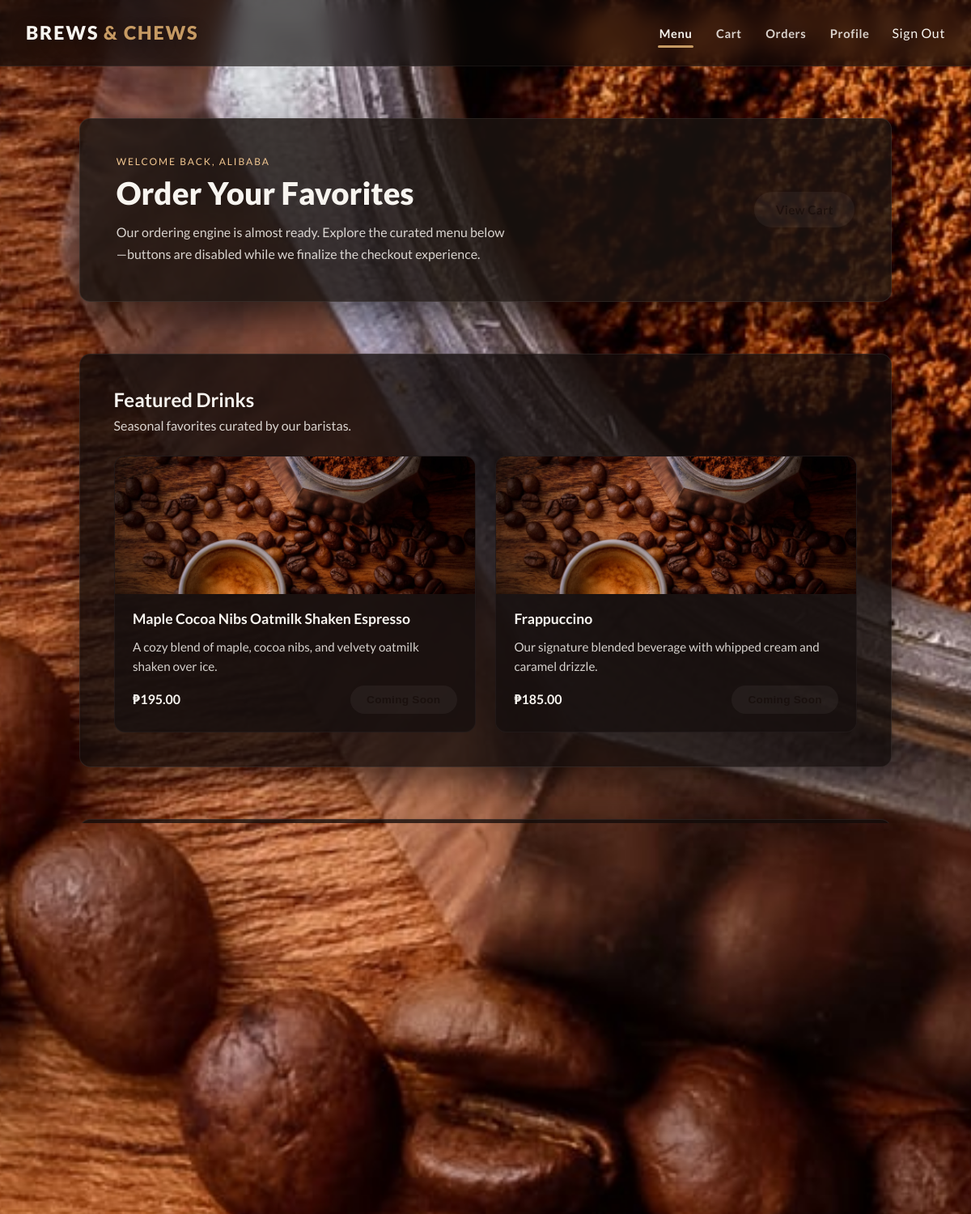
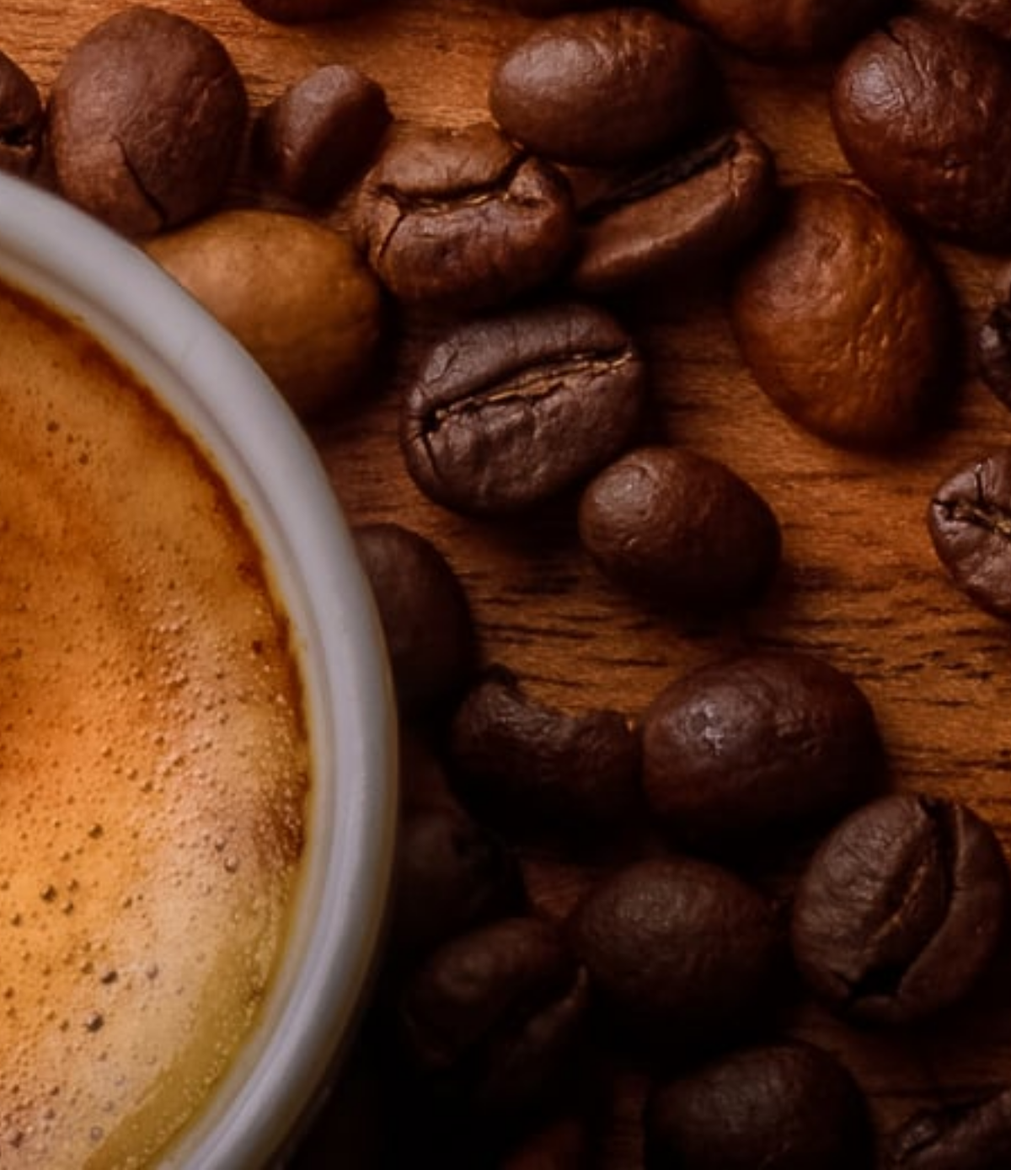
Page /menu/ (signed in) on the committed database (2 pictures, top to bottom).
### accounts/models.py (models this page shows, shortened)
class User(AbstractUser):
    email = models.EmailField(unique=True, blank=False)
    failed_login_attempts = models.PositiveIntegerField(default=0)
    locked_until = models.DateTimeField(blank=True, null=True)
    last_failed_login_at = models.DateTimeField(blank=True, null=True)
    EMAIL_FIELD = 'email'
    REQUIRED_FIELDS = ['email']

class Profile(models.Model):
    user = models.OneToOneField(
        settings.AUTH_USER_MODEL,
        on_delete=models.CASCADE,
        related_name="profile"
    )
    display_name = models.CharField(max_length=120, blank=True)
    phone_number = models.CharField(max_length=20, blank=True)
    favorite_drink = models.CharField(max_length=120, blank=True)
    bio = models.TextField(blank=True)
    updated_at = models.DateTimeField(auto_now=True)

### menu/models.py (models this page shows, shortened)
class Category(models.Model):
    class Kind(models.TextChoices):
        DRINK = "drink", "Drink"
        FOOD = "food", "Food"
    name = models.CharField(max_length=100, unique=True)
    slug = models.SlugField(max_length=120, unique=True)
    description = models.TextField(blank=True)
    kind = models.CharField(max_length=10, choices=Kind.choices)
    is_featured = models.BooleanField(default=False)
    display_order = models.PositiveIntegerField(default=0)
    class Meta:
        ordering = ["display_order", "name"]

class MenuItem(models.Model):
    category = models.ForeignKey(
        Category,
        on_delete=models.CASCADE,
        related_name="items"
    )
    name = models.CharField(max_length=120)
    slug = models.SlugField(max_length=140, unique=True)
    description = models.TextField()
    base_price = models.DecimalField(
        max_digits=6,
        decimal_places=2,
        default=Decimal("0.00")
    )
    image = models.CharField(max_length=255, blank=True)
    is_available = models.BooleanField(default=True)
    display_order = models.PositiveIntegerField(default=0)
    class Meta:
        ordering = ["display_order", "name"]
        unique_together = ["category", "name"]

### menu/views.py (the view)
# urls.py: path("", views.catalog, name="catalog"),
@login_required  # Requires user to be logged in
@require_GET     # Only allows GET requests (no POST)
def catalog(request: HttpRequest) -> HttpResponse:
    categories = _available_categories()
    context = {
        "categories": categories,
    }
    return render(request, "menu/catalog.html", context)

### menu/views.py (called while the page is built)
def _available_categories():
    item_queryset = MenuItem.objects.filter(is_available=True)
    return (
        Category.objects.filter(items__is_available=True)
        .distinct()  # ← ADD THIS LINE - Removes duplicates!
        .prefetch_related(Prefetch("items", queryset=item_queryset))
        .order_by("display_order", "name")
    )

### templates/menu/catalog.html (shortened to what this page needs)
{% extends "base.html" %}
{% load static %}
{% block extra_css %}
<link rel="stylesheet" href="{% static 'css/dashboard.css' %}">
{% endblock %}
{% block main_class %}dashboard-main{% endblock %}
{% block content %}
<section class="dashboard-hero">
    <div>
        <p class="dashboard-eyebrow">Welcome back, {{ request.user.profile.display_name|default:request.user.username }}</p>
        <h1 class="dashboard-title">Order Your Favorites</h1>
        <p class="dashboard-subtitle">Our ordering engine is almost ready. Explore the curated menu below—buttons are disabled while we finalize the checkout experience.</p>
    </div>
    <a href="{% url 'orders:cart' %}" class="btn dashboard-cta btn-disabled" aria-disabled="true">View Cart</a>
</section>
{% for category in categories %}
<section class="dashboard-section" aria-labelledby="category-{{ category.slug }}">
    <header class="dashboard-section__header">
        <h2 id="category-{{ category.slug }}">{{ category.name }}</h2>
        {% if category.description %}
        <p class="dashboard-section__description">{{ category.description }}</p>
        {% endif %}
    </header>
    <div class="menu-order-grid">
        {% for item in category.items.all %}
        <article class="menu-order-card">
            <img src="{% static item.image|default:'img/bg.jpg' %}"
                 alt="{{ item.name }} - {{ item.category.name }}"
                 class="menu-order-card__image"
                 loading="lazy">
            <div class="menu-order-card__content">
                <h3 class="menu-order-card__title">{{ item.name }}</h3>
                <p class="menu-order-card__description">{{ item.description }}</p>
                <div class="menu-order-card__footer">
                    <span class="menu-order-card__price">₱{{ item.base_price|floatformat:2 }}</span>
                    <button type="button" class="btn btn-small btn-disabled" disabled>Coming Soon</button>
                </div>
            </div>
        </article>
        {% empty %}
        <p class="menu-order-empty">No items are currently available in this category.</p>
        {% endfor %}
    </div>
</section>
{% endfor %}
{% endblock %}

### templates/base.html (shortened to what this page needs)
<!DOCTYPE html>
<html lang="en">
<head>
    {% load static %}
    <link rel="stylesheet" href="https://cdnjs.cloudflare.com/ajax/libs/font-awesome/7.0.1/css/all.min.css">
    <link rel="stylesheet" href="{% static 'css/style.css' %}">
    {% block extra_css %}{% endblock %}
</head>
<body class="{% block body_class %}{% endblock %}">
    <header class="site-header">
        <nav class="navbar" aria-label="Primary">
            <a href="{% if request.user.is_authenticated %}{% url 'menu:catalog' %}{% else %}{% url 'pages:home' %}{% endif %}" class="navbar-brand" aria-label="Brews &amp; Chews home">
                Brews <span class="navbar-brand-accent">&amp; Chews</span>
            </a>
            {% with current=request.resolver_match.url_name %}
            <ul class="links-container">
                {% if request.user.is_authenticated %}
                <li class="link-items">
                    <a href="{% url 'menu:catalog' %}" class="links{% if current == 'catalog' %} is-active{% endif %}" {% if current == 'catalog' %}aria-current="page"{% endif %}>Menu</a>
                </li>
                <li class="link-items">
                    <a href="{% url 'orders:cart' %}" class="links{% if current == 'cart' %} is-active{% endif %}" {% if current == 'cart' %}aria-current="page"{% endif %}>Cart</a>
                </li>
                <li class="link-items">
                    <a href="{% url 'orders:history' %}" class="links{% if current == 'history' %} is-active{% endif %}" {% if current == 'history' %}aria-current="page"{% endif %}>Orders</a>
                </li>
                <li class="link-items">
                    <a href="{% url 'accounts:profile' %}" class="links{% if current == 'profile' %} is-active{% endif %}" {% if current == 'profile' %}aria-current="page"{% endif %}>Profile</a>
                </li>
                <li class="link-items">
                    <form action="{% url 'accounts:logout' %}" method="post" class="logout-form">
                        <button type="submit" class="links logout-button">Sign Out</button>
                    </form>
                </li>
                {% endif %}
            </ul>
            {% endwith %}
        </nav>
    </header>
    <main id="main-content" class="{% block main_class %}page-main{% endblock %}">
        {% block content %}{% endblock %}
    </main>
    {% block footer %}
    <footer class="footer">
        <div class="container">
            <div class="footer-contact" aria-labelledby="footer-contact-title">
                <h3 id="footer-contact-title">Contact</h3>
                <ul>
                    <li><i class="fa fa-envelope" aria-hidden="true"></i> <a class="links" href="mailto:tormisneilmayo@gmail.com" aria-label="Email us">tormisneilmayo@gmail.com</a></li>
                    <li><i class="fa fa-phone" aria-hidden="true"></i> <a class="links" href="tel:+639451768835" aria-label="Call us">+63 9451768835</a></li>
                </ul>
            </div>
            <p>© 2025 Brews &amp; Chews. All rights reserved.</p>
        </div>
    </footer>
    {% endblock %}
</body>
</html>

### static/css/style.css (style rules this page uses)
:root { --bg-color: #0f0b0a; --bg-accent: linear-gradient(135deg, rgba(44, 28, 23, 0.92), rgba(15, 11, 10, 0.92)); --text-color: #f8f5f0; --text-muted: rgba(248, 245, 240, 0.85); --brand-primary: #c69a63; --brand-secondary: #8f5a2a; --brand-dark: rgba(0, 0, 0, 0.35); --accent-color: #f3c892; --accent-color-strong: #ffd7a6; --card-bg: rgba(28, 20, 17, 0.82); --border-color: rgba(255, 255, 255, 0.08); --shadow-soft: 0 18px 38px rgba(0, 0, 0, 0.45); --radius-base: 0.85rem; --transition-base: 0.2s ease; color-scheme: dark; }
* { box-sizing: border-box; margin: 0; padding: 0; }
body { min-height: 100vh; font-family: 'Lato', system-ui, -apple-system, BlinkMacSystemFont, 'Segoe UI', sans-serif; color: var(--text-color); background: url("../img/bg.jpg") center/cover fixed, var(--bg-accent); display: flex; flex-direction: column; }
img { max-width: 100%; display: block; }
a { color: inherit; text-decoration: none; }
.site-header { position: sticky; top: 0; z-index: 40; backdrop-filter: blur(12px); background: rgba(12, 9, 8, 0.62); border-bottom: 1px solid rgba(255, 255, 255, 0.06); transition: background var(--transition-base), border-color var(--transition-base), transform var(--transition-base), opacity var(--transition-base); }
.navbar { max-width: 1200px; margin: 0 auto; display: flex; align-items: center; justify-content: space-between; padding: 1.65rem clamp(1.1rem, 3vw, 2rem); gap: clamp(0.75rem, 3vw, 1.5rem); transition: padding var(--transition-base); }
.navbar-brand { display: inline-flex; align-items: center; font-weight: 800; font-size: clamp(1.05rem, 2.3vw, 1.45rem); letter-spacing: 0.08em; text-transform: uppercase; color: var(--text-color); gap: 0.35rem; text-shadow: 0 6px 18px rgba(0, 0, 0, 0.35); white-space: nowrap; }
.navbar-brand-accent { color: var(--brand-primary); }
.links-container { list-style: none; display: flex; align-items: center; gap: clamp(0.9rem, 2.2vw, 1.75rem); }
.links { font-weight: 600; letter-spacing: 0.04em; font-size: clamp(0.82rem, 1.6vw, 0.92rem); padding: 0.2rem 0.1rem; position: relative; color: var(--text-muted); transition: color var(--transition-base); }
.links.is-active, .links:hover { color: var(--text-color); }
.links.is-active::after, .links:hover::after { content: ""; position: absolute; inset-inline: 0; bottom: -0.4rem; height: 3px; border-radius: 999px; background: var(--brand-primary); }
.logout-form { display: inline; }
.logout-button { background: none; border: none; padding: 0; font: inherit; cursor: pointer; color: inherit; }
.btn { display: inline-flex; align-items: center; justify-content: center; padding: 0.75rem 1.6rem; font-weight: 700; font-size: 0.95rem; letter-spacing: 0.02em; border-radius: 999px; border: 1px solid transparent; background: linear-gradient(135deg, var(--brand-primary), #e8b977); color: #1b110e; transition: transform var(--transition-base), box-shadow var(--transition-base), background var(--transition-base); cursor: pointer; }
.footer { margin-top: auto; background: rgba(12, 9, 8, 0.85); border-top: 1px solid rgba(255, 255, 255, 0.08); }
.footer .container { max-width: 1200px; margin: 0 auto; padding: 2.5rem clamp(1.5rem, 5vw, 3rem); display: flex; flex-wrap: wrap; justify-content: space-between; gap: 2rem; color: var(--text-muted); }
.footer h3 { color: var(--text-color); margin-bottom: 1rem; font-size: 1.1rem; }
.footer ul { list-style: none; display: grid; gap: 0.75rem; }
.footer a { color: inherit; }

### rows in the picture
User: user.profile.display_name "ALIBABA"
Category: name "Featured Drinks", description "Seasonal favorites curated by our baristas."
MenuItem: image (picture), name "Maple Cocoa Nibs Oatmilk Shaken Espresso", description "A cozy blend of maple, cocoa nibs, and velvety oatmilk shaken over ice.", base_price "195.00"
MenuItem: image (picture), name "Frappuccino", description "Our signature blended beverage with whipped cream and caramel drizzle.", base_price "185.00"
Category: name "Brewed Coffee", description "Slow brewed classics to jump-start your day."
MenuItem: image (picture), name "Drip Coffee", description "Freshly brewed medium roast with a smooth finish.", base_price "120.00"
MenuItem: image (picture), name "Cold Brew", description "Steeped for 20 hours for a naturally sweet, less acidic cup.", base_price "150.00"
Category: name "Espresso", description "Pulled-to-order shots and milk-based espresso favorites."
MenuItem: image (picture), name "Espresso Shot", description "A concentrated shot with rich crema and balanced sweetness.", base_price "110.00"
MenuItem: image (picture), name "Cappuccino", description "Equal parts espresso, steamed milk, and foam dusted with cocoa.", base_price "145.00"
Category: name "Bakery", description "Freshly baked goods made in-house every morning."
MenuItem: image (picture), name "Chocolate Dipped Doughnut", description "Yeast doughnut dipped in rich dark chocolate glaze.", base_price "85.00"
MenuItem: image (picture), description "Soft brioche filled with scrambled eggs and cheddar cheese."
